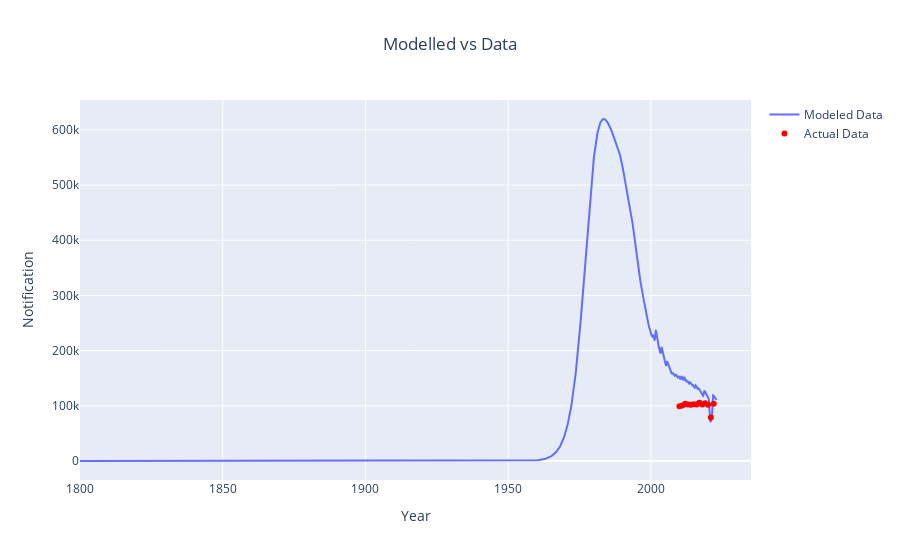

Notebook code for this chart:
### Code cell
plot_model_vs_actual(
    derived_df_0, notifs, "notification", "Notification", "Modelled vs Data"
)

### Figure 1 — Plotly figure (JSON) as saved in the notebook; plotly's stock layout.template omitted (floating-point values rounded to 4 significant figures; data arrays with more than 128 entries replaced by an {"elided": "..."} marker saying what was removed)
{"data": [{"mode": "lines", "name": "Modeled Data", "type": "scatter", "x": {"elided": "2231 float values"}, "y": {"elided": "2231 float values"}}, {"marker": {"color": "red"}, "mode": "markers", "name": "Actual Data", "type": "scatter", "x": [2010, 2011, 2012, 2013, 2014, 2015, 2016, 2017, 2018, 2019, 2020, 2021, 2022], "y": [99022, 100518, 103906, 102196, 102087, 102676, 102527, 105733, 102171, 104505, 101795, 78935, 103804]}], "layout": {"title": {"text": "Modelled vs Data", "x": 0.5}, "xaxis": {"title": {"text": "Year"}}, "yaxis": {"title": {"text": "Notification"}}}}
